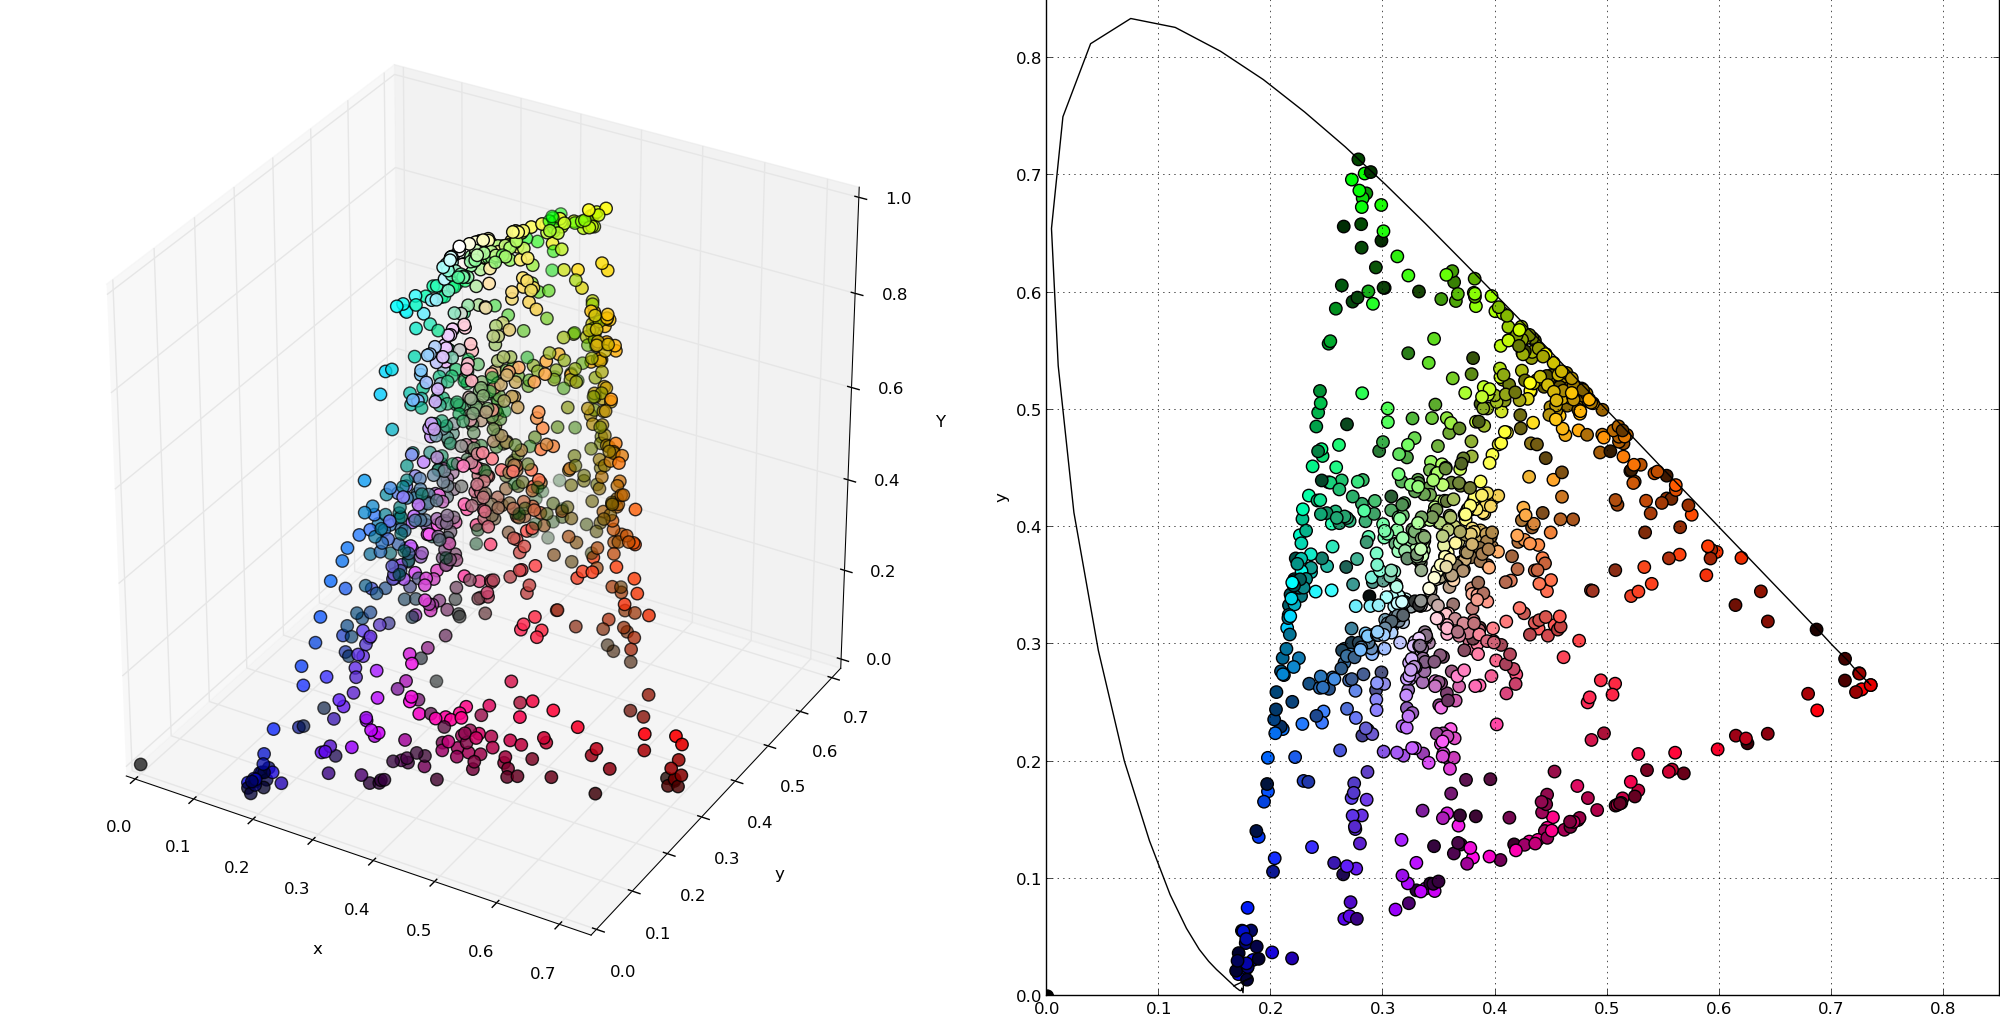

Write Python code to recreate this figure.
import sys
import csv
import numpy as np
from mpl_toolkits.mplot3d import Axes3D
import matplotlib.pyplot as plt
import colorsys

color_names = "xkcd-rgb.txt"
cie_data = "cie-std-obs.txt"

# hex to rgb
def hex_to_rgb(value):
	value = value.lstrip('#')
	lv = len(value)
	return np.array([int(value[i:i + lv/3], 16) for i in range(0, lv, lv/3)])

# rgb to xyY
def rgb_to_xyY(rgb):
	m = np.array([[0.49, 0.31, 0.20], [0.17697, 0.81240, 0.01063], [0.0, 0.01, 0.99]])
	XYZ = m.dot(rgb)
	s = np.sum(XYZ)
	if s > 0: xyz = XYZ/np.sum(XYZ)
	else: xyz = np.array([0, 0, 0])
	return np.array([xyz[0], xyz[1], XYZ[1]])

# import file
def import_data(file_name):
	data_map = []
	with open(file_name) as input:
		for line in csv.reader(input, dialect="excel-tab"):
			data_map.append(line)
	return data_map

color_map = import_data(color_names)
cie_map = import_data(cie_data)

n = len(color_map)
rgb = np.zeros(shape=(n, 3))
xyY = np.zeros(shape=(n, 3))
#hls = np.zeros(shape=(n, 3))
c = []

for i in range(n):
	rgb[i] = hex_to_rgb(color_map[i][1])/255.0
	xyY[i] = rgb_to_xyY(rgb[i])
	#hls[i] = np.array(colorsys.rgb_to_hls(rgb[i][0], rgb[i][1], rgb[i][2]))
	c.append(color_map[i][1])

fig = plt.figure()

ax1 = fig.add_subplot(121, projection='3d')
ax1.scatter(xyY[..., 0], xyY[..., 1], xyY[..., 2], c=c, marker='o', s=80)
ax1.set_xlabel('x')
ax1.set_ylabel('y')
ax1.set_zlabel('Y')

n = len(cie_map)
x = np.zeros(shape=(n, 1))
y = np.zeros(shape=(n, 1))

for i in range(n):
	x[i] = cie_map[i][7]
	y[i] = cie_map[i][8]

ax2 = fig.add_subplot(122)
ax2.scatter(xyY[..., 0], xyY[..., 1], c=c, marker='o', s=80)
ax2.plot(x, y, 'k')
ax2.set_xlabel('x')
ax2.set_ylabel('y')
ax2.grid(True)
ax2.axis([0, 0.85, 0, 0.85])

plt.show()
